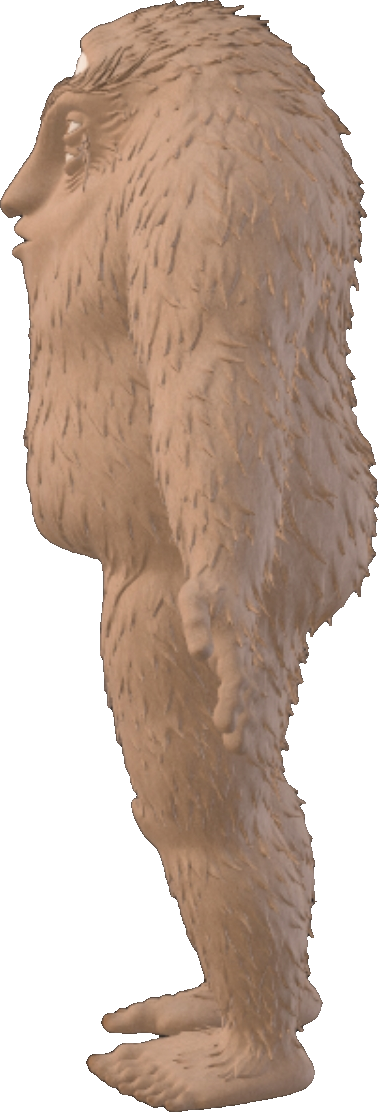
#> input picture android/play/concepts/pixel/poses/side.png, 379 x 1112 px, found by its file name
$ python siderig2.py
#> lines starting #> are read from the running program, lines starting #| are printed output that depends on the picture; after the words box and inside, x2 and y2 are one past the last pixel; in counts of white or black regions, pixels touching at a corner belong together
"""Side-view rig (facing left) from the profile screenshot, with an elbow, and the
hand position tracked through the joints. Angles in degrees, PIL sense (+ = counter-
clockwise). For this left-facing figure: torso + bends forward; shoulder - swings the
arm forward/up; elbow - bends the forearm up; thigh - brings the knee forward; shin +
folds the shin back under."""
import math
from PIL import Image, ImageDraw, ImageChops
import numpy as np

base = Image.open('side.png')
#> base is the input picture: PIL image 379x1112 RGBA; mean R, G, B, A 118.8, 98.5, 86, 162.6
PAD = 600
CW, CH = base.width + 2 * PAD, base.height + 2 * PAD
#> CW = 1579; CH = 2312
def P(x, y): return (x + PAD, y + PAD)
full = Image.new('RGBA', (CW, CH)); full.paste(base, (PAD, PAD))
#> after `full = Image.new('RGBA', (CW, CH))`: full: PIL image 1579x2312 RGBA; every value is 0
#> after `full.paste(base, (PAD, PAD))`:
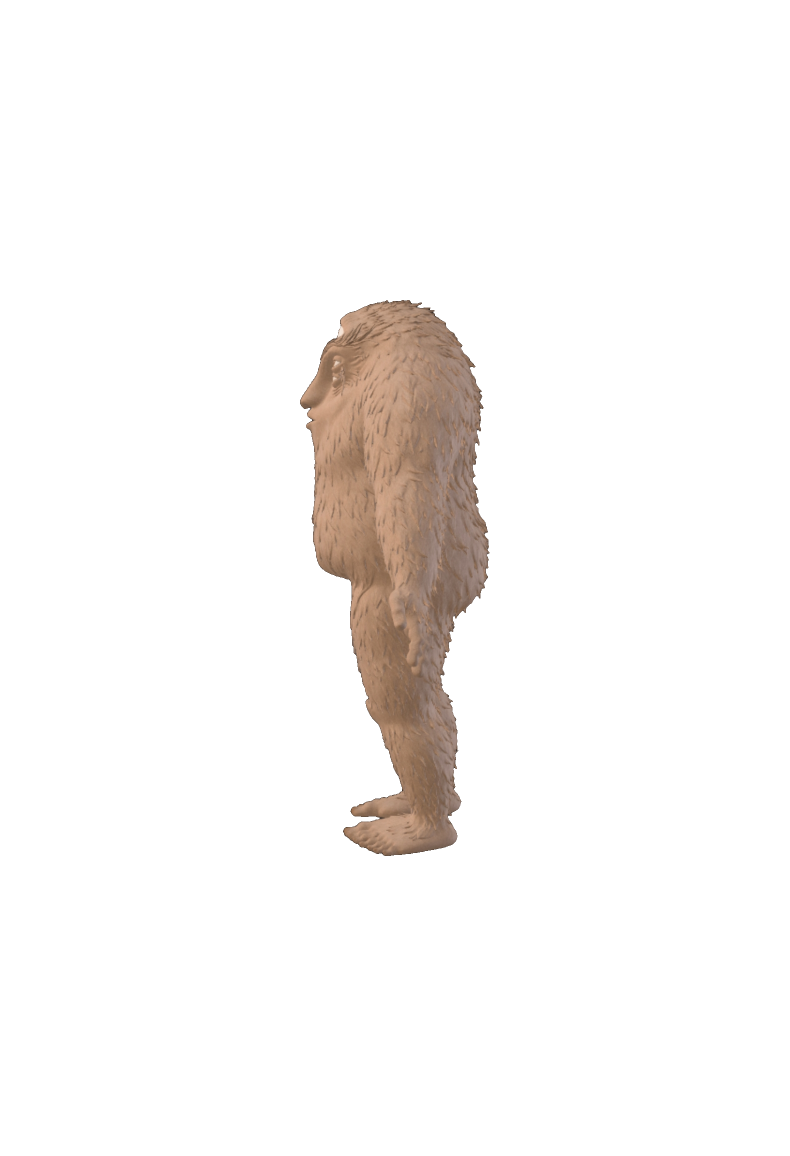
#> full: PIL image 1579x2312 RGBA (shown at 1/2 size); mean R, G, B, A 13.7, 11.4, 9.9, 18.8; transparent parts drawn white
def poly(pts):
    m = Image.new('L', (CW, CH), 0); ImageDraw.Draw(m).polygon([P(*p) for p in pts], fill=255); return m
#> after `m = Image.new('L', (CW, CH), 0)`: m: PIL image 1579x2312 L; every value is 0
#> after `ImageDraw.Draw(m).polygon([P(*p) for p in pts], fill=255)`:
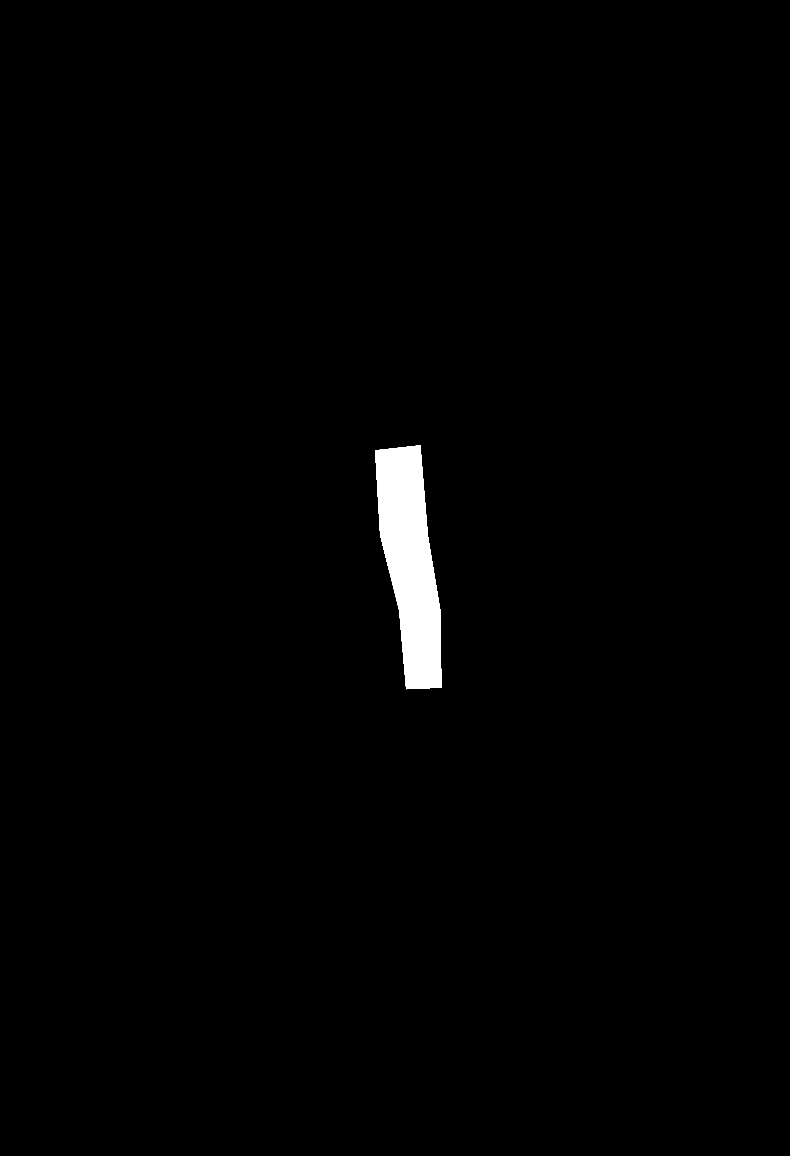
#> m: PIL image 1579x2312 L (shown at 1/2 size); 1.1% white; 1 white region, box (x1, y1, x2, y2) and area: (750, 890, 883, 1379) 41900
#> in poly (call 2), `ImageDraw.Draw(m).polygon([P(*p) for p in pts], fill=255)`: m: PIL image 1579x2312 L; 0.7% white; 1 white region, box (x1, y1, x2, y2) and area: (740, 880, 863, 1153) 25657
def masked(im, m):
    o = im.copy(); o.putalpha(ImageChops.multiply(im.getchannel('A'), m)); return o
#> after `o.putalpha(ImageChops.multiply(im.getchannel('A'), m))`:
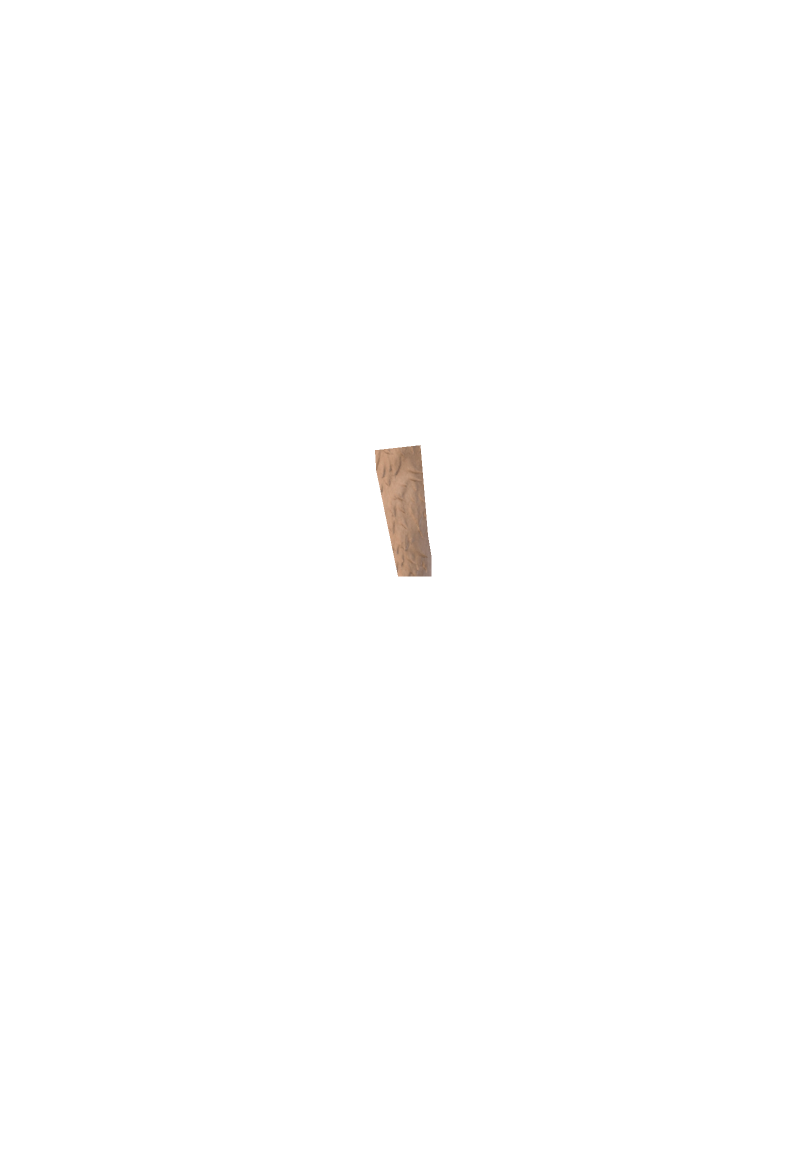
#> o: PIL image 1579x2312 RGBA (shown at 1/2 size); mean R, G, B, A 13.7, 11.4, 9.9, 1.5; transparent parts drawn white
#> in poly (call 3), `ImageDraw.Draw(m).polygon([P(*p) for p in pts], fill=255)`: m: PIL image 1579x2312 L; 0.77% white; 1 white region, box (x1, y1, x2, y2) and area: (780, 1138, 891, 1391) 28083
def rot(im, ang, piv): return im.rotate(ang, resample=Image.BICUBIC, center=P(*piv)) if ang else im
def disc(c, r):
#> called with c = (232, 545), r = 34
    m = Image.new('L', (CW, CH), 0); x, y = P(*c); ImageDraw.Draw(m).ellipse([x - r, y - r, x + r, y + r], fill=255); return m
#> after `ImageDraw.Draw(m).ellipse([x - r, y - r, x + r, y + r], fill=255)`: m: PIL image 1579x2312 L; 0.1% white; 1 white region, box (x1, y1, x2, y2) and area: (798, 1111, 867, 1180) 3721
def rp(pt, ang, piv):
    """Where point pt goes under rot(…, ang, piv)."""
    a = math.radians(ang); x, y = pt[0] - piv[0], pt[1] - piv[1]
    return (piv[0] + x * math.cos(a) + y * math.sin(a), piv[1] - x * math.sin(a) + y * math.cos(a))

HIP, KNEE, SHOULDER, ELBOW = (235, 610), (205, 880), (195, 320), (232, 545)
HAND = (252, 762)
ARM = [(150, 300), (240, 290), (255, 470), (280, 620), (282, 775), (212, 778), (198, 620), (160, 470)]
UPPER = [(140, 280), (260, 280), (262, 552), (196, 552)]
FORE = [(180, 538), (290, 538), (290, 790), (180, 790)]
TORSO = [(-60, -60), (460, -60), (460, 640), (-60, 640)]
THIGH = [(-60, 600), (460, 600), (460, 885), (-60, 885)]
SHIN = [(-60, 870), (460, 870), (460, 1220), (-60, 1220)]
armM = poly(ARM)
upperL = masked(full, ImageChops.multiply(armM, poly(UPPER)))
foreL = masked(full, ImageChops.multiply(armM, poly(FORE)))
elbowJ = masked(full, ImageChops.multiply(armM, disc(ELBOW, 34)))
torsoL = masked(full, poly(TORSO))
#> in poly (call 4), `ImageDraw.Draw(m).polygon([P(*p) for p in pts], fill=255)`: m: PIL image 1579x2312 L; 10% white; 1 white region, box (x1, y1, x2, y2) and area: (540, 540, 1061, 1241) 365221
#> in masked (call 4), `o.putalpha(ImageChops.multiply(im.getchannel('A'), m))`:
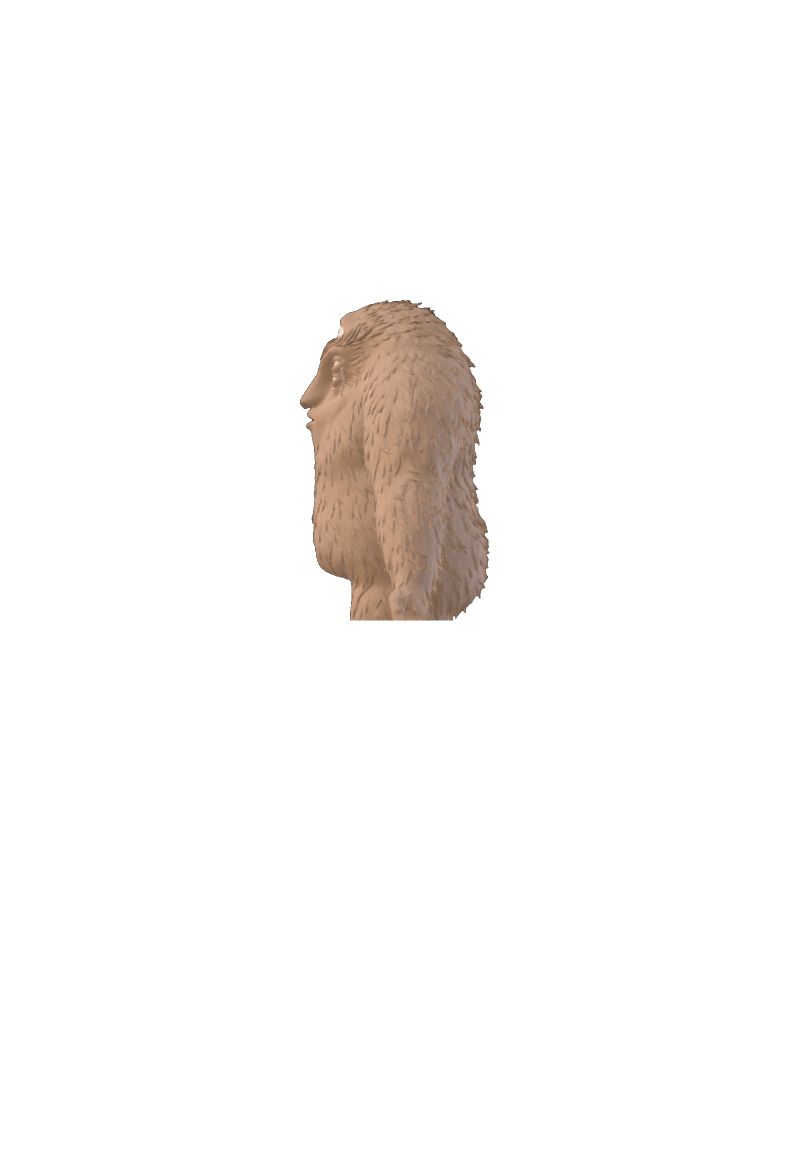
#> o: PIL image 1579x2312 RGBA (shown at 1/2 size); mean R, G, B, A 13.7, 11.4, 9.9, 13.4; transparent parts drawn white
thighL = masked(full, poly(THIGH)); shinL = masked(full, poly(SHIN))
#> in poly (call 5), `ImageDraw.Draw(m).polygon([P(*p) for p in pts], fill=255)`: m: PIL image 1579x2312 L; 4.1% white; 1 white region, box (x1, y1, x2, y2) and area: (540, 1200, 1061, 1486) 149006
#> in poly (call 6), `ImageDraw.Draw(m).polygon([P(*p) for p in pts], fill=255)`: m: PIL image 1579x2312 L; 5% white; 1 white region, box (x1, y1, x2, y2) and area: (540, 1470, 1061, 1821) 182871
hipJ = masked(full, disc(HIP, 95)); kneeJ = masked(full, disc(KNEE, 70))
#> in disc (call 2), `ImageDraw.Draw(m).ellipse([x - r, y - r, x + r, y + r], fill=255)`: m: PIL image 1579x2312 L; 0.78% white; 1 white region, box (x1, y1, x2, y2) and area: (740, 1115, 931, 1306) 28609
#> call 3 of disc, with c = (205, 880), r = 70
#> in disc (call 3), `ImageDraw.Draw(m).ellipse([x - r, y - r, x + r, y + r], fill=255)`:
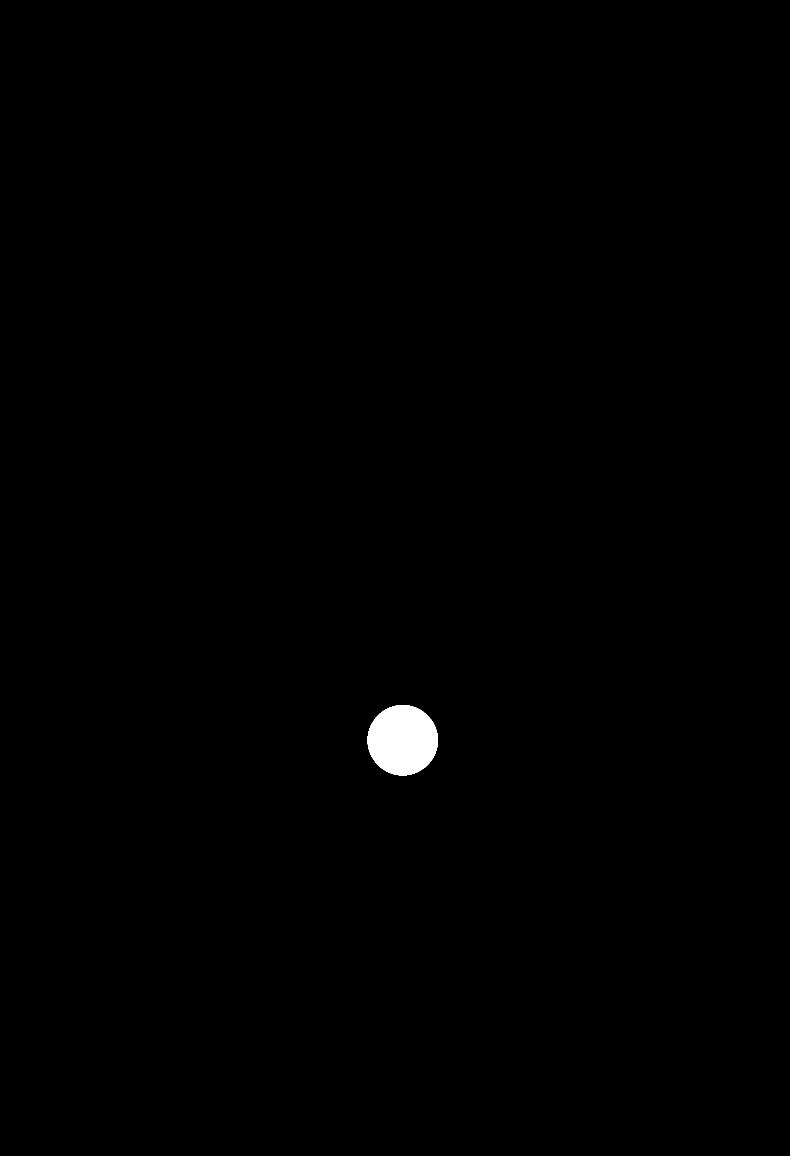
#> m: PIL image 1579x2312 L (shown at 1/2 size); 0.43% white; 1 white region, box (x1, y1, x2, y2) and area: (735, 1410, 876, 1551) 15597

def pose(torso=0.0, shoulder=0.0, elbow=0.0, thigh=0.0, shin=0.0):
    """Returns (image cropped, offset of side.png origin in it, hand point in image coords)."""
    out = Image.new('RGBA', (CW, CH))
    out.alpha_composite(rot(rot(shinL, shin, KNEE), thigh, HIP))
    out.alpha_composite(rot(kneeJ, thigh, HIP))
    out.alpha_composite(rot(thighL, thigh, HIP))
    out.alpha_composite(rot(torsoL, torso, HIP))
    out.alpha_composite(rot(hipJ, torso * 0.5, HIP))
    # the near arm: forearm about the elbow, then the whole arm about the shoulder, then with the torso
    fore = rot(rot(rot(foreL, elbow, ELBOW), shoulder, SHOULDER), torso, HIP)
    up = rot(rot(upperL, shoulder, SHOULDER), torso, HIP)
    ej = rot(rot(elbowJ, shoulder, SHOULDER), torso, HIP)
    out.alpha_composite(up); out.alpha_composite(fore); out.alpha_composite(ej)
    hand = rp(rp(rp(HAND, elbow, ELBOW), shoulder, SHOULDER), torso, HIP)
    bb = out.getbbox()
    return out.crop(bb), (PAD - bb[0], PAD - bb[1]), (hand[0] + PAD - bb[0], hand[1] + PAD - bb[1])
